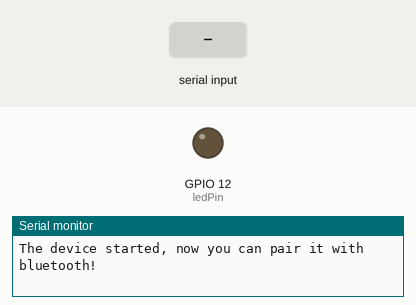
A sketch run on a simulated ESP32. Parts: output pins drawn as LEDs (lit = HIGH), the last lines printed to the serial monitor. The test bench sets the inputs (shaded band). Nothing arrives over Bluetooth unless stated.

Above: at 1.2 s.
1.3 s: "led_on\n" received over the second serial link
At 2.5 s:
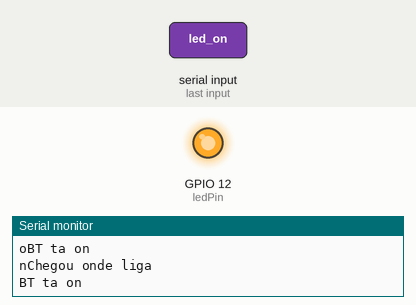
4.4 s: "led_off\n" received over the second serial link
At 5.6 s:
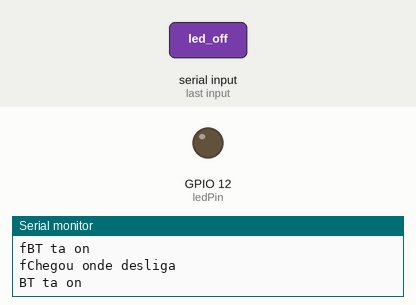
Timing chart, 0 to 7.4 s (numbered marks = the images above; inputs shaded):
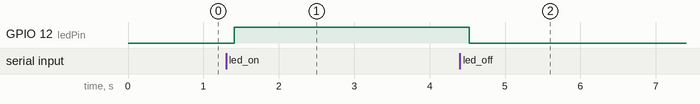

The sketch:

bt_bot.ino
```cpp
#include "BluetoothSerial.h"

// Check if Bluetooth configs are enabled
#if !defined(CONFIG_BT_ENABLED) || !defined(CONFIG_BLUEDROID_ENABLED)
#error Bluetooth is not enabled! Please run `make menuconfig` to and enable it
#endif

// Bluetooth Serial object
BluetoothSerial SerialBT;

// GPIO where LED is connected to
const int ledPin = 12;
bool led_state = false;

// Handle received and sent messages
String message = "";
char incomingChar;
String temperatureString = "";

void setup() {
  pinMode(ledPin, OUTPUT);
  digitalWrite(ledPin, LOW);
  Serial.begin(115200);
  // Bluetooth device name
  SerialBT.begin("ESP32");
  Serial.println("The device started, now you can pair it with bluetooth!");
}

void loop() {
  // Read received messages (LED control command)
  if (SerialBT.available()) {
    Serial.println("BT ta on");
    char incomingChar = SerialBT.read();
    if (incomingChar != '\n') {
      message += String(incomingChar);
    } else {
      message = "";
    }
    Serial.write(incomingChar);
  }
  // Check received message and control output accordingly
  if (message == "led_on" || message == "1") {
    Serial.println("Chegou onde liga");
    digitalWrite(ledPin, HIGH);
  } else if (message == "led_off" || message == "2") {
    Serial.println("Chegou onde desliga");
    digitalWrite(ledPin, LOW);
  }
  delay(20);
}

bool check_state(bool item) {
  return item;
}
```

Measured:
- after the input at 1.3 s, GPIO 12 (ledPin): LOW → HIGH after 0.11 s
- after the input at 4.4 s, GPIO 12 (ledPin): HIGH → LOW after 0.13 s
